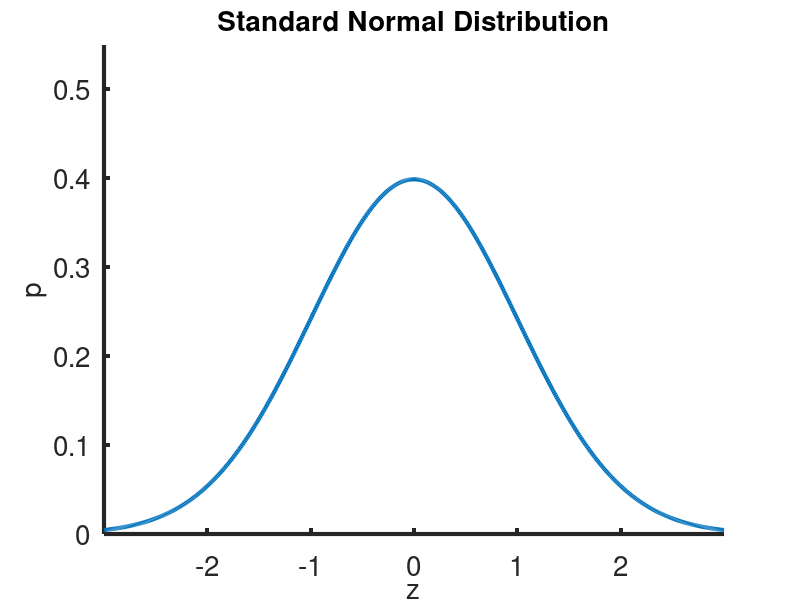

MATLAB code for this plot: (Note: this script raises an error after producing the figure.)


clf

h = axes('fontsize',20,'linewidth',3);
axis([-3 3 0 0.55])
set(gca,'XTickLabelMode','manual')
set(gca,'XTick',[-2 -1 0 1 2])
set(gca,'YTick',0:0.1:0.5)
set(gca,'XTickLabel',{'-2','-1','0','1','2'})
set(gca,'YTick',0:.1:0.5)

hold on
xlabel('z','fontsize',20)
ylabel('p','fontsize',20)
title('Standard Normal Distribution','fontsize',20)

z = -3:0.01:3;
f = exp(-z.*z*0.5)/sqrt(2*pi);
plot(z,f,'linewidth',3)

print -dpng 'standardNormal.png' -r600

filledCircle(-1,exp(-1/2)/sqrt(2*pi),.06,.01,[0 0 0],30);
filledCircle( 1,exp(-1/2)/sqrt(2*pi),.06,.01,[0 0 0],30);
plot([-1 -1],[0 exp(-1/2)/sqrt(2*pi)],'k:','linewidth',2)
plot([ 1  1],[0 exp(-1/2)/sqrt(2*pi)],'k:','linewidth',2)

print -dpng 'standardNormalInflection.png' -r600



clf

h = axes('fontsize',20,'linewidth',3);
axis([-3 3 0 0.55])
set(gca,'XTickLabelMode','manual')
set(gca,'XTick',[-0.8 0])
set(gca,'YTick',0:0.1:0.5)
set(gca,'XTickLabel',{'a','0'})
set(gca,'YTick',0:.1:0.5)

hold on
xlabel('z','fontsize',20)
ylabel('p','fontsize',20)
title('Probability as Area','fontsize',20)

z = -3:0.01:-0.8;
f = exp(-z.*z*0.5)/sqrt(2*pi);
area(z,f,'FaceColor',[0.1 0.8 0.05]);

z = -3:0.01:3;
f = exp(-z.*z*0.5)/sqrt(2*pi);
plot(z,f,'k-',-.8,exp(-.8*.8/2)/sqrt(2*pi),'g-','linewidth',3)


print -dpng 'standardNormalArea.png' -r600


clf

h = axes('fontsize',20,'linewidth',3);
axis([-3 3 0 0.55])
set(gca,'XTickLabelMode','manual')
set(gca,'XTick',[-0.8 0 1.2])
set(gca,'YTick',0:0.1:0.5)
set(gca,'XTickLabel',{'a','0','b'})
set(gca,'YTick',0:.1:0.5)

hold on
xlabel('z','fontsize',20)
ylabel('p','fontsize',20)
title('Probability as Area','fontsize',20)

z = -.8:0.01:1.2;
f = exp(-z.*z*0.5)/sqrt(2*pi);
area(z,f,'FaceColor',[0.1 0.8 0.05]);

z = -3:0.01:3;
f = exp(-z.*z*0.5)/sqrt(2*pi);
plot(z,f,'k-',-.8,exp(-.8*.8/2)/sqrt(2*pi),'g-',1.2,exp(-1.2*1.2/2)/sqrt(2*pi),'g-','linewidth',3)


print -dpng 'standardNormalAreaBoth.png' -r600


clf

h = axes('fontsize',20,'linewidth',3);
axis([-3 3 0 0.55])
set(gca,'XTickLabelMode','manual')
set(gca,'XTick',[-0.8 0 1.2])
set(gca,'YTick',0:0.1:0.5)
set(gca,'XTickLabel',{'a','0','b'})
set(gca,'YTick',0:.1:0.5)

hold on
xlabel('z','fontsize',20)
ylabel('p','fontsize',20)
title('Probability as Area','fontsize',20)

z = -3.0:0.01:1.2;
f = exp(-z.*z*0.5)/sqrt(2*pi);
area(z,f,'FaceColor',[0.8 0.1 0.05]);

z = -3:0.01:3;
f = exp(-z.*z*0.5)/sqrt(2*pi);
plot(z,f,'k-',-.8,exp(-.8*.8/2)/sqrt(2*pi),'g-',1.2,exp(-1.2*1.2/2)/sqrt(2*pi),'g-','linewidth',3)


print -dpng 'standardNormalRightArea.png' -r600
